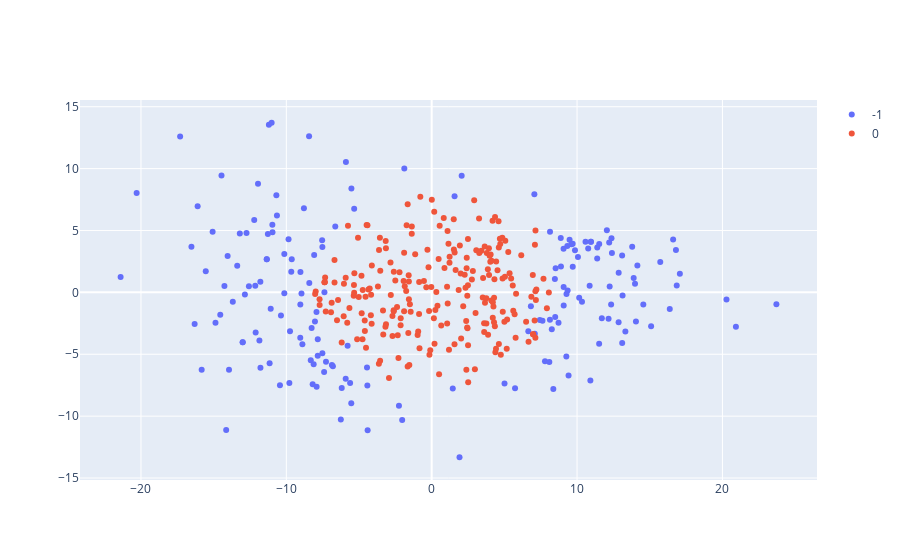

Notebook code for this chart:
### Markdown cell above
### Distance profile - reference set.

Decide which obervations to use the distance to, and where, to predict `nanObs` coordinates. 

**context**: different windows might span different patterns of admixture / structure. In the case the sample carrying the missing call is admixed, distance profiles may differ considerably. there are two main concerns here:
- other admixed: we would like to reduce or remove the weight of the distances to these.
- admixture border: `nanObs` is itself admixed, resulting in significantly different distance profiles. 

Observation specific distances across are measured across trainning windows. 

The approach below proposes to tackle both concerns raised above:

    i. Variance in distance is calculated at the individual level. We seek the least variable reference points.
    Variance clusters are identified using mean shift.
    ii. Different distance profile groups identified using MeanShift. allows single cluster and excludes outliers.

The group of accessions with the smallest average std is selected as focus obs.

Reference distance profiles are selected as the largest cluster of profiles.  

#### A. Distance profiles. 


Distance profiles consist of the ordered vectors of distances `nanObs` / `every other obs` of length N-1.

Dimensionality reduction is applied and distances calculated in the resulting feature space. 

Here using `PCA` and `euclidean disances`.

### Code cell
pca2 = PCA(n_components=ncomps, whiten=False,svd_solver='randomized')
featd= pca2.fit_transform(dist_store)
bandwidth = estimate_bandwidth(featd, quantile=0.25)

ms = MeanShift(bandwidth=bandwidth, bin_seeding=False, cluster_all=False, min_bin_freq=35)
ms.fit(featd)
labelsf = ms.labels_
labelf_select = {y:[x for x in range(len(labelsf)) if labelsf[x] == y] for y in sorted(list(set(labelsf)))}


fig= [go.Scatter(
    x= featd[labelf_select[i],0],
    y= featd[labelf_select[i],1],
    mode= 'markers',
    name= str(i)
) for i in labelf_select.keys()]

layout= go.Layout()

Figure= go.Figure(data= fig, layout= layout)

iplot(Figure)

### Figure 1 — Plotly figure (JSON) as saved in the notebook; plotly's stock layout.template omitted (floating-point values rounded to 4 significant figures; data arrays with more than 128 entries replaced by an {"elided": "..."} marker saying what was removed)
{"data": [{"mode": "markers", "name": "-1", "type": "scatter", "x": {"elided": "173 float values"}, "y": {"elided": "173 float values"}}, {"mode": "markers", "name": "0", "type": "scatter", "x": {"elided": "227 float values"}, "y": {"elided": "227 float values"}}], "layout": {}}
